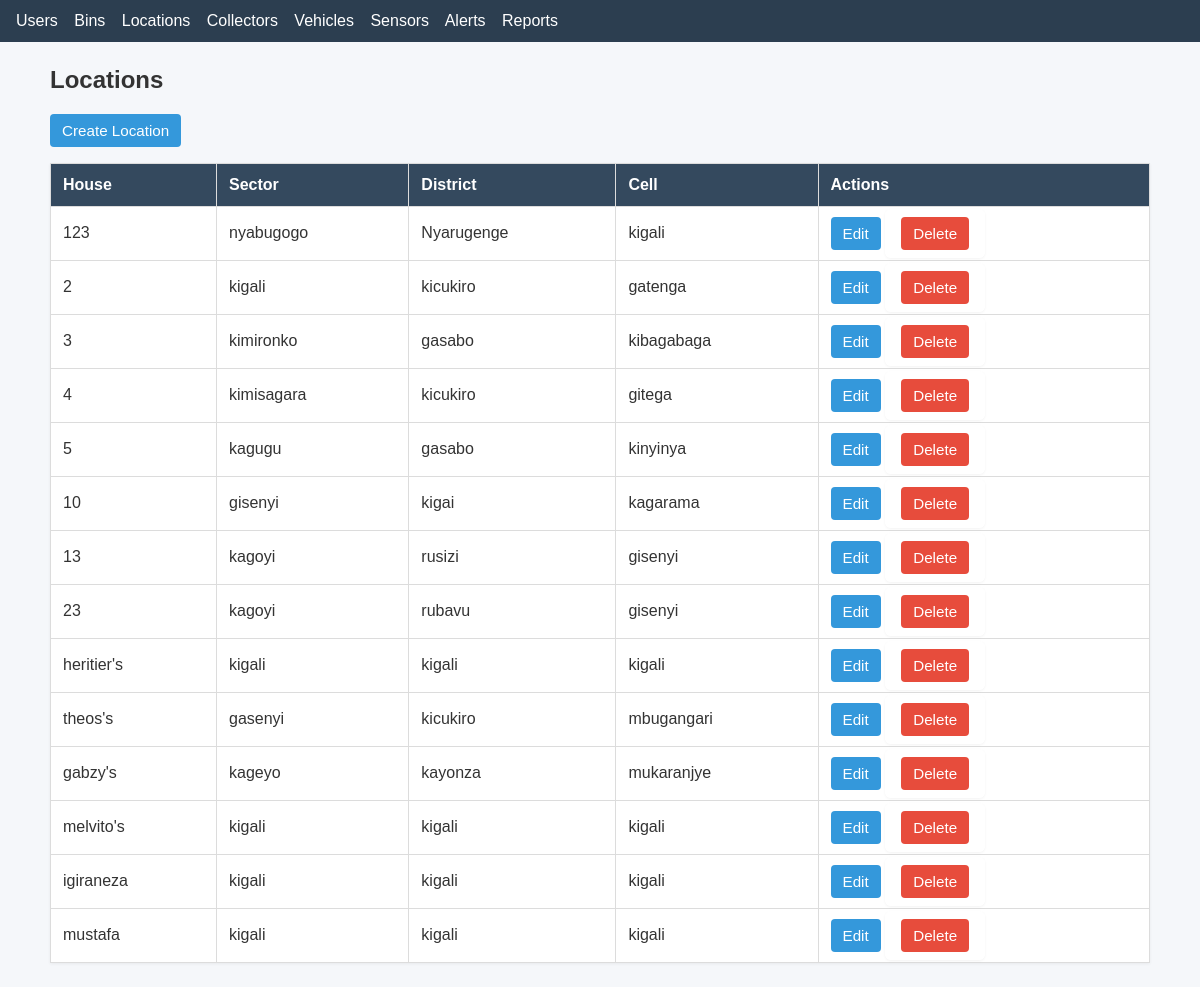
Page /locations/ on the committed database.
### stwms/models.py (models this page shows, shortened)
class Location(models.Model):
    house= models.CharField(max_length=10, primary_key=True)
    sector = models.CharField(max_length=20)
    district = models.CharField(max_length=20)
    cell = models.CharField(max_length=20)

### stwms/views.py (the view)
# urls.py: path('locations/', views.location_list, name='location_list'),
def location_list(request):
    locations = Location.objects.all()
    return render(request, "location/location_list.html", {"locations": locations})

### stwms/templates/location/location_list.html
{% extends "base.html" %}
{% block content %}
<h2>Locations</h2>
<p><a class="btn" href="{% url 'stwms:location_create' %}">Create Location</a></p>
<table>
    <thead>
        <tr><th>House</th><th>Sector</th><th>District</th><th>Cell</th><th>Actions</th></tr>
    </thead>
    <tbody>
    {% for location in locations %}
        <tr>
            <td>{{ location.house }}</td>
            <td>{{ location.sector }}</td>
            <td>{{ location.district }}</td>
            <td>{{ location.cell }}</td>
            <td>
                <a class="btn" href="{% url 'stwms:location_update' location.pk %}">Edit</a>
                <form style="display:inline" method="post" action="{% url 'stwms:location_delete' location.pk %}">{% csrf_token %}
                    <button class="btn btn-danger" type="submit">Delete</button>
                </form>
            </td>
        </tr>
    {% empty %}
        <tr><td colspan="5">No locations yet.</td></tr>
    {% endfor %}
    </tbody>
</table>
{% endblock %}

### static/styles.css (style rules this page uses)
body { font-family: Arial, Helvetica, sans-serif; background: #f5f7fa; color: #333; margin: 0; padding: 0; }
table { width: 100%; border-collapse: collapse; background: #fff; margin-top: 12px; box-shadow: 0 1px 3px rgba(0,0,0,0.06); }
thead th { background: #34495e; color: #fff; text-align: left; padding: 12px; border: 1px solid #dcdcdc; }
tbody td { padding: 10px 12px; border: 1px solid #dcdcdc; vertical-align: middle; }
.btn { display: inline-block; padding: 8px 12px; background: #3498db; color: #fff; text-decoration: none; border-radius: 4px; border: none; cursor: pointer; font-size: 0.95rem; }
.btn-danger { background: #e74c3c; }
form { background: #fff; padding: 16px; border-radius: 6px; box-shadow: 0 1px 3px rgba(0,0,0,0.05); }

### rows in the picture
Location: house "123", sector "nyabugogo", district "Nyarugenge", cell "kigali"
Location: house "2", sector "kigali", district "kicukiro", cell "gatenga"
Location: house "3", sector "kimironko", district "gasabo", cell "kibagabaga"
Location: house "4", sector "kimisagara", district "kicukiro", cell "gitega"
Location: house "5", sector "kagugu", district "gasabo", cell "kinyinya"
Location: house "10", sector "gisenyi", district "kigai", cell "kagarama"
Location: house "13", sector "kagoyi", district "rusizi", cell "gisenyi"
Location: house "23", sector "kagoyi", district "rubavu", cell "gisenyi"
Location: house "heritier's", sector "kigali", district "kigali", cell "kigali"
Location: house "theos's", sector "gasenyi", district "kicukiro", cell "mbugangari"
Location: house "gabzy's", sector "kageyo", district "kayonza", cell "mukaranjye"
Location: house "melvito's", sector "kigali", district "kigali", cell "kigali"
Location: house "igiraneza", sector "kigali", district "kigali", cell "kigali"
Location: house "mustafa", sector "kigali", district "kigali", cell "kigali"
